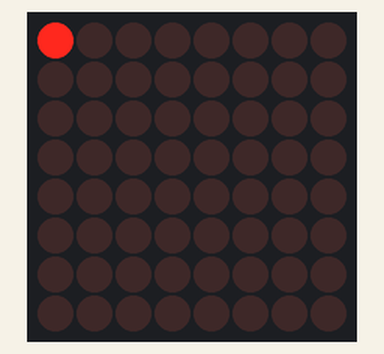
Bench run of a sketch on a simulated Arduino Uno, built with avr-gcc and run on an emulated ATmega328P. On the bench: 8×8 LED matrix.

Above: at 0.01 s.
At 0.76 s:
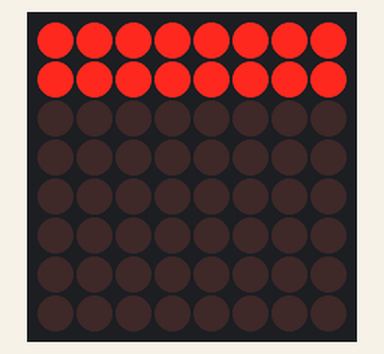
At 1.66 s:
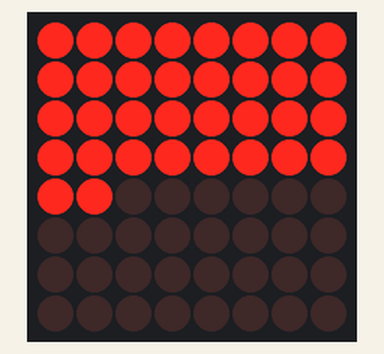
At 3.47 s:
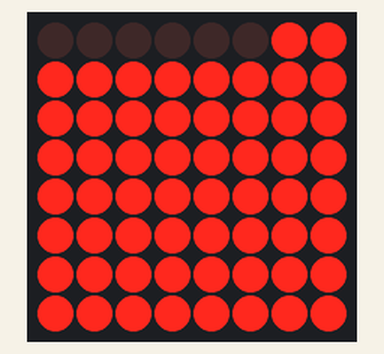
At 5.12 s:
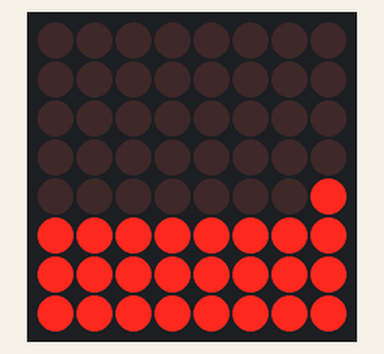
At 6.93 s:
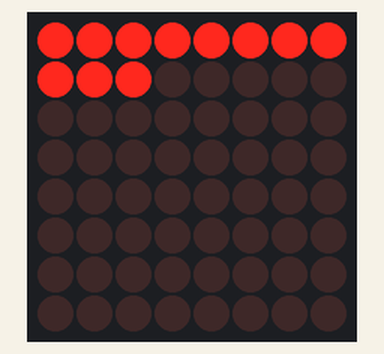

The sketch:

VerticalPixelMove.ino
```cpp
// Inladen van de ledcontrol bibliotheek.
#include "LedControl.h"

LedControl lc=LedControl(12, 11, 10, 1); // DIN, CLK, CS, NRDEV

//Een variabele voor het wachten voordat we het display updaten.
unsigned long delaytime = 50;

void setup() {
    // Haal het aantal apparaten op dat we hebben "gecreëerd" met Ledcontrol.
    int devices=lc.getDeviceCount();
    // Alle apparaten initialiseren (in een loop).
    for(int address=0;address<devices;address++) {
        // De MAX72XX IC is in slaapstand modus bij opstarten.
        lc.shutdown(address,false);
        // Zet de helderheid op een medium niveau.
        lc.setIntensity(address,8);
        // Maak de dot matrix leeg (clear display).
        lc.clearDisplay(address);
    }
}

void loop() {
    // Lees het aantal apparaten uit.
    int devices=lc.getDeviceCount();

    // Laat de ledjes stuk voor stuk branden.
    for(int row=0;row<8;row++) {
        for(int col=0;col<8;col++) {
            for(int address=0;address<devices;address++) {
                lc.setLed(address,row,col,true); delay(delaytime);
            }
        }
    }
    // Zet de ledjes stuk voor stuk uit.
    for(int row=0;row<8;row++) {
        for(int col=0;col<8;col++) {
            for(int address=0;address<devices;address++) {
                lc.setLed(address,row,col,false); delay(delaytime);
            }
        }
    }
}
```

Measured:
- by itself, everything shown: repeats every 6.4 s, in 128 steps
